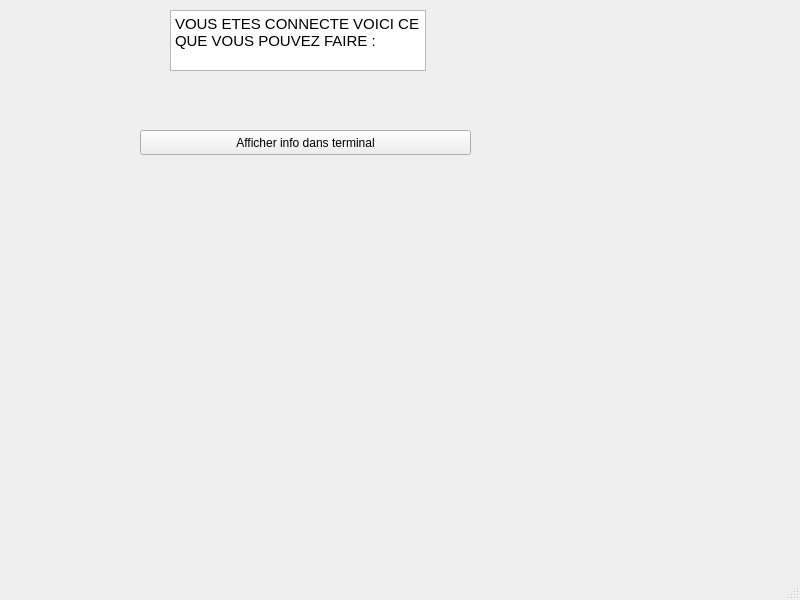
<?xml version="1.0" encoding="UTF-8"?>
<ui version="4.0">
 <class>FenetreUtilisateur</class>
 <widget class="QMainWindow" name="FenetreUtilisateur">
  <property name="geometry">
   <rect>
    <x>0</x>
    <y>0</y>
    <width>800</width>
    <height>600</height>
   </rect>
  </property>
  <property name="windowTitle">
   <string>MainWindow</string>
  </property>
  <widget class="QWidget" name="centralwidget">
   <widget class="QTextBrowser" name="textBrowser">
    <property name="geometry">
     <rect>
      <x>170</x>
      <y>10</y>
      <width>256</width>
      <height>61</height>
     </rect>
    </property>
    <property name="html">
     <string>&lt;!DOCTYPE HTML PUBLIC &quot;-//W3C//DTD HTML 4.0//EN&quot; &quot;http://www.w3.org/TR/REC-html40/strict.dtd&quot;&gt;
&lt;html&gt;&lt;head&gt;&lt;meta name=&quot;qrichtext&quot; content=&quot;1&quot; /&gt;&lt;style type=&quot;text/css&quot;&gt;
p, li { white-space: pre-wrap; }
&lt;/style&gt;&lt;/head&gt;&lt;body style=&quot; font-family:'Ubuntu'; font-size:11pt; font-weight:400; font-style:normal;&quot;&gt;
&lt;p style=&quot; margin-top:0px; margin-bottom:0px; margin-left:0px; margin-right:0px; -qt-block-indent:0; text-indent:0px;&quot;&gt;VOUS ETES CONNECTE VOICI CE QUE VOUS POUVEZ FAIRE :&lt;/p&gt;&lt;/body&gt;&lt;/html&gt;</string>
    </property>
   </widget>
   <widget class="QPushButton" name="pushButton">
    <property name="geometry">
     <rect>
      <x>140</x>
      <y>130</y>
      <width>331</width>
      <height>25</height>
     </rect>
    </property>
    <property name="text">
     <string>Afficher info dans terminal</string>
    </property>
   </widget>
  </widget>
  <widget class="QMenuBar" name="menubar">
   <property name="geometry">
    <rect>
     <x>0</x>
     <y>0</y>
     <width>800</width>
     <height>22</height>
    </rect>
   </property>
  </widget>
  <widget class="QStatusBar" name="statusbar"/>
 </widget>
 <resources/>
 <connections/>
</ui>
